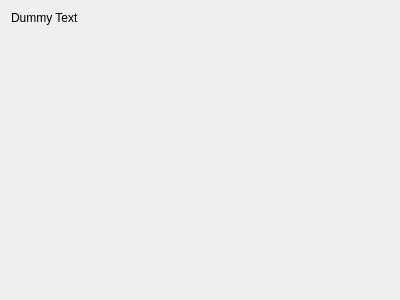
<?xml version="1.0" encoding="UTF-8"?>
<ui version="4.0">
 <class>DummyConfigDlgBase</class>
 <widget class="QWidget" name="DummyConfigDlgBase">
  <property name="geometry">
   <rect>
    <x>0</x>
    <y>0</y>
    <width>400</width>
    <height>300</height>
   </rect>
  </property>
  <property name="windowTitle">
   <string>Form</string>
  </property>
  <layout class="QFormLayout" name="formLayout">
   <item row="0" column="0" colspan="2">
    <widget class="QLabel" name="mDummyTextLabel">
     <property name="text">
      <string>Dummy Text</string>
     </property>
    </widget>
   </item>
  </layout>
 </widget>
 <resources/>
 <connections/>
</ui>
